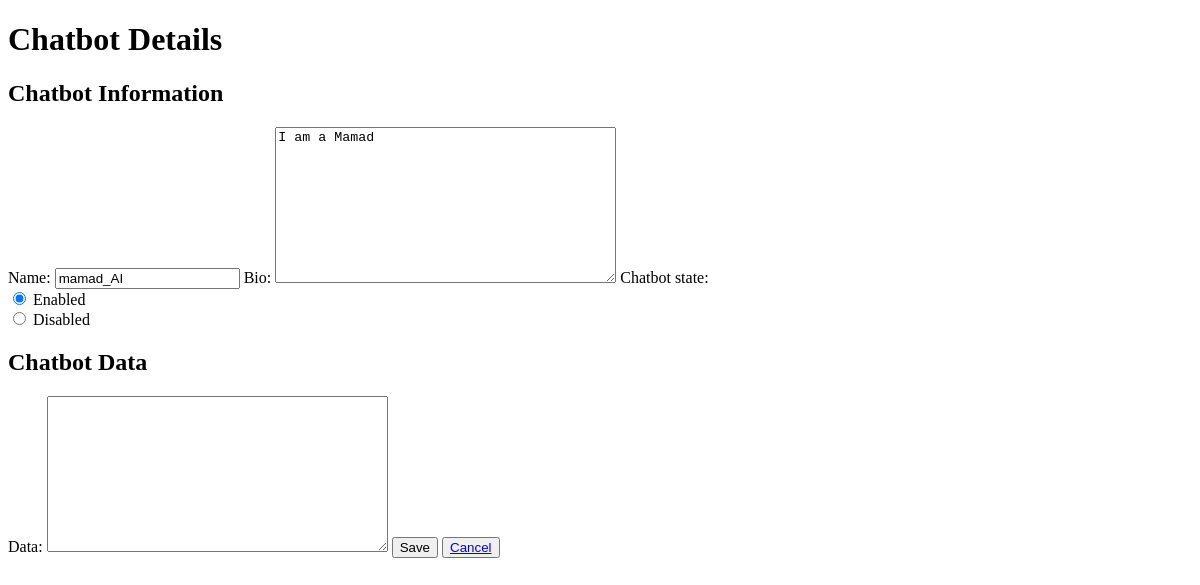
The page /chatbot/chatbot_detail/1/ on the database as committed earlier.
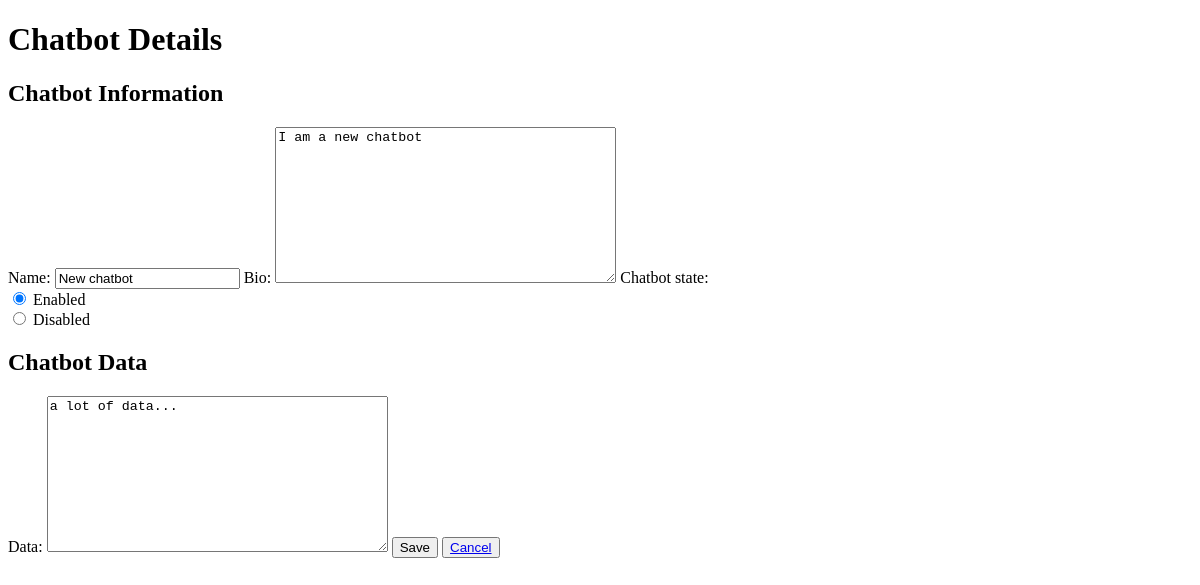
The same page on the database as committed later.
### chatbot/models.py (models this page shows)
class Chatbot(models.Model):
    name = models.CharField(max_length=30)
    bio = models.CharField(max_length=100)
    owner = models.ForeignKey(User, on_delete=models.CASCADE)
    is_enable = models.BooleanField(default=True)
    likes = models.IntegerField(default=0)
    dislikes = models.IntegerField(default=0)

class Chatbot_data(models.Model):
    data = models.CharField(max_length=800)
    chatbot = models.ForeignKey(Chatbot, on_delete=models.CASCADE)

### chatbot/views.py (the view, shortened to what this page needs)
# urls.py: path('chatbot_detail/<int:chatbot_id>/', views.chatbot_detail, name='chatbot_detail'),
def chatbot_detail(request, chatbot_id):
    print(request.method)
    chatbot = Chatbot.objects.get(id=chatbot_id)
    if chatbot:
        initial_chatbot_data = {
            'name': chatbot.name,
            'bio': chatbot.bio,
            'chatbot_state': chatbot.is_enable
        }
        chatbot_form = ChatbotForm(initial=initial_chatbot_data)
        chatbot_data = chatbot.chatbot_data_set.first()
        if chatbot_data:
            initial_chatbot_data = {
                'data': chatbot_data.data
            }
            chatbot_data_form = ChatbotDataForm(initial=initial_chatbot_data)
        else:
            chatbot_data = Chatbot_data(chatbot=chatbot)
            chatbot_data_form = ChatbotDataForm()
    else:
        chatbot_form = ChatbotForm()
    context = {
        'user_id': chatbot.owner.id,
        'chatbot_form': chatbot_form,
        'chatbot_data_form': chatbot_data_form,
    }
    return render(request, 'chatbot/chatbot_detail.html', context)

### chatbot/forms.py
class ChatbotForm(forms.Form):
    name = forms.CharField(max_length=32)
    bio = forms.CharField(widget=forms.Textarea)
    chatbot_state = forms.BooleanField(widget=forms.RadioSelect(choices=[(True, 'Enabled'), (False, 'Disabled')]))

class ChatbotDataForm(forms.Form):
    data = forms.CharField(widget=forms.Textarea)

### templates/chatbot/chatbot_detail.html (shortened to what this page needs)
<!DOCTYPE html>
<html lang="en">
<head>
</head>
<body>
    <h1>Chatbot Details</h1>
    <form method="post" enctype="multipart/form-data">
        <h2>Chatbot Information</h2>
        {{ chatbot_form.as_table }}
        <h2>Chatbot Data</h2>
        {{ chatbot_data_form.as_table }}
        <button type="submit">Save</button>
        <button type="submit"><a href="{% url 'mychatbots_list' user_id=user_id%}">Cancel</a></button>
    </form>
</body>
</html>

Rows that differ between the two databases and show on the page:
changed Chatbot: name "mamad_AI" → "New chatbot"; bio "I am a Mamad" → "I am a new chatbot"
now on this page (row edited): Chatbot_data: data "a lot of data..."
